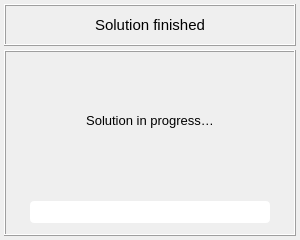
<?xml version="1.0" encoding="UTF-8"?>
<ui version="4.0">
 <class>Dialog</class>
 <widget class="QDialog" name="Dialog">
  <property name="windowModality">
   <enum>Qt::NonModal</enum>
  </property>
  <property name="geometry">
   <rect>
    <x>0</x>
    <y>0</y>
    <width>300</width>
    <height>240</height>
   </rect>
  </property>
  <property name="sizePolicy">
   <sizepolicy hsizetype="Fixed" vsizetype="Fixed">
    <horstretch>0</horstretch>
    <verstretch>0</verstretch>
   </sizepolicy>
  </property>
  <property name="minimumSize">
   <size>
    <width>300</width>
    <height>240</height>
   </size>
  </property>
  <property name="maximumSize">
   <size>
    <width>600</width>
    <height>450</height>
   </size>
  </property>
  <property name="contextMenuPolicy">
   <enum>Qt::DefaultContextMenu</enum>
  </property>
  <property name="windowTitle">
   <string>Run analysis</string>
  </property>
  <property name="windowIcon">
   <iconset>
    <normaloff>../../../../../../Downloads/load - Copia.png</normaloff>../../../../../../Downloads/load - Copia.png</iconset>
  </property>
  <property name="whatsThis">
   <string/>
  </property>
  <property name="sizeGripEnabled">
   <bool>false</bool>
  </property>
  <property name="modal">
   <bool>false</bool>
  </property>
  <layout class="QGridLayout" name="gridLayout_3">
   <property name="leftMargin">
    <number>4</number>
   </property>
   <property name="topMargin">
    <number>4</number>
   </property>
   <property name="rightMargin">
    <number>4</number>
   </property>
   <property name="bottomMargin">
    <number>4</number>
   </property>
   <property name="spacing">
    <number>4</number>
   </property>
   <item row="0" column="0">
    <widget class="QFrame" name="frame_title">
     <property name="minimumSize">
      <size>
       <width>0</width>
       <height>42</height>
      </size>
     </property>
     <property name="maximumSize">
      <size>
       <width>600</width>
       <height>42</height>
      </size>
     </property>
     <property name="frameShape">
      <enum>QFrame::Box</enum>
     </property>
     <property name="frameShadow">
      <enum>QFrame::Raised</enum>
     </property>
     <property name="lineWidth">
      <number>1</number>
     </property>
     <layout class="QGridLayout" name="gridLayout">
      <property name="leftMargin">
       <number>2</number>
      </property>
      <property name="topMargin">
       <number>2</number>
      </property>
      <property name="rightMargin">
       <number>2</number>
      </property>
      <property name="bottomMargin">
       <number>2</number>
      </property>
      <item row="0" column="0">
       <widget class="QLabel" name="label_title">
        <property name="font">
         <font>
          <family>MS Shell Dlg 2</family>
          <pointsize>11</pointsize>
          <weight>50</weight>
          <italic>false</italic>
          <bold>false</bold>
         </font>
        </property>
        <property name="text">
         <string>Solution finished</string>
        </property>
        <property name="textFormat">
         <enum>Qt::AutoText</enum>
        </property>
        <property name="alignment">
         <set>Qt::AlignCenter</set>
        </property>
       </widget>
      </item>
     </layout>
    </widget>
   </item>
   <item row="1" column="0">
    <widget class="QFrame" name="frame_message">
     <property name="minimumSize">
      <size>
       <width>0</width>
       <height>0</height>
      </size>
     </property>
     <property name="maximumSize">
      <size>
       <width>600</width>
       <height>400</height>
      </size>
     </property>
     <property name="frameShape">
      <enum>QFrame::Box</enum>
     </property>
     <property name="frameShadow">
      <enum>QFrame::Raised</enum>
     </property>
     <layout class="QGridLayout" name="gridLayout_2">
      <property name="leftMargin">
       <number>2</number>
      </property>
      <property name="topMargin">
       <number>2</number>
      </property>
      <property name="rightMargin">
       <number>2</number>
      </property>
      <property name="bottomMargin">
       <number>2</number>
      </property>
      <item row="0" column="0">
       <widget class="QLabel" name="label_message">
        <property name="font">
         <font>
          <family>MS Shell Dlg 2</family>
          <pointsize>10</pointsize>
          <weight>50</weight>
          <italic>false</italic>
          <bold>false</bold>
         </font>
        </property>
        <property name="styleSheet">
         <string notr="true"/>
        </property>
        <property name="text">
         <string>Solution in progress…</string>
        </property>
        <property name="alignment">
         <set>Qt::AlignCenter</set>
        </property>
        <property name="wordWrap">
         <bool>true</bool>
        </property>
        <property name="margin">
         <number>6</number>
        </property>
       </widget>
      </item>
      <item row="1" column="0">
       <widget class="QFrame" name="frame_progress_bar">
        <property name="maximumSize">
         <size>
          <width>16777215</width>
          <height>40</height>
         </size>
        </property>
        <property name="frameShape">
         <enum>QFrame::NoFrame</enum>
        </property>
        <property name="frameShadow">
         <enum>QFrame::Raised</enum>
        </property>
        <layout class="QGridLayout" name="gridLayout_4">
         <item row="0" column="0">
          <widget class="QProgressBar" name="progress_bar_timer">
           <property name="maximumSize">
            <size>
             <width>240</width>
             <height>16777215</height>
            </size>
           </property>
           <property name="styleSheet">
            <string notr="true">QProgressBar { border-radius: 4px;  background-color: rgb(255,255,255);  border-width: 1px}
QProgressBar::chunk {border-radius: 4px;   background-color:  rgb(20,150,255);  border-width: 1px }</string>
           </property>
           <property name="value">
            <number>0</number>
           </property>
           <property name="textVisible">
            <bool>false</bool>
           </property>
          </widget>
         </item>
        </layout>
       </widget>
      </item>
     </layout>
    </widget>
   </item>
  </layout>
 </widget>
 <resources/>
 <connections/>
</ui>
